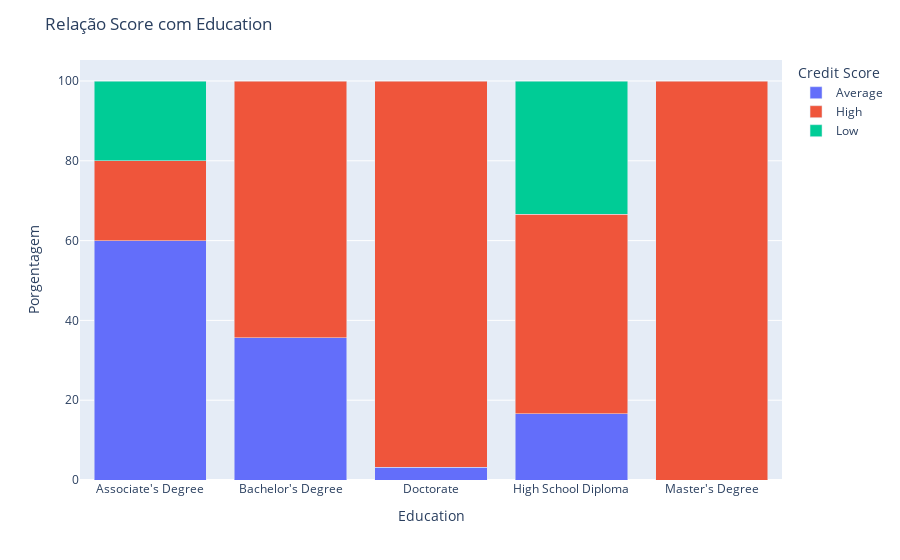

Notebook code for this chart:
### Markdown cell above
Age	Gender	Income	Education	Marital Status	Number of Children	Home Ownership	Credit Score

### Code cell
#Qual a relação entre o score de crédito e o nível de escolaridade?
df_grouped = df.groupby(['Credit Score', 'Education']).size().reset_index(name='count')
total_Educ = df_grouped.groupby('Education')['count'].transform('sum')
df_grouped['percent'] = (df_grouped['count'] / total_Educ) * 100

fig = px.bar(df_grouped, x='Education', y='percent', color='Credit Score', barmode='stack',
             labels={'Credit Score': 'Credit Score', 'percent': 'Porcentagem', 'Education': 'Education'})
fig.update_layout(title='Relação Score com Education',
                  yaxis_title='Porgentagem',
                  legend_title='Credit Score')
fig.show()

### Figure 1 — Plotly figure (JSON) as saved in the notebook; plotly's stock layout.template omitted (floating-point values rounded to 4 significant figures)
{"data": [{"alignmentgroup": "True", "hovertemplate": "Credit Score=Average<br>Education=%{x}<br>Porcentagem=%{y}<extra></extra>", "legendgroup": "Average", "marker": {"color": "#636efa", "pattern": {"shape": ""}}, "name": "Average", "offsetgroup": "Average", "orientation": "v", "showlegend": true, "textposition": "auto", "type": "bar", "x": ["Associate's Degree", "Bachelor's Degree", "Doctorate", "High School Diploma"], "xaxis": "x", "y": [60, 35.71, 3.226, 16.67], "yaxis": "y"}, {"alignmentgroup": "True", "hovertemplate": "Credit Score=High<br>Education=%{x}<br>Porcentagem=%{y}<extra></extra>", "legendgroup": "High", "marker": {"color": "#EF553B", "pattern": {"shape": ""}}, "name": "High", "offsetgroup": "High", "orientation": "v", "showlegend": true, "textposition": "auto", "type": "bar", "x": ["Associate's Degree", "Bachelor's Degree", "Doctorate", "High School Diploma", "Master's Degree"], "xaxis": "x", "y": [20, 64.29, 96.77, 50, 100], "yaxis": "y"}, {"alignmentgroup": "True", "hovertemplate": "Credit Score=Low<br>Education=%{x}<br>Porcentagem=%{y}<extra></extra>", "legendgroup": "Low", "marker": {"color": "#00cc96", "pattern": {"shape": ""}}, "name": "Low", "offsetgroup": "Low", "orientation": "v", "showlegend": true, "textposition": "auto", "type": "bar", "x": ["Associate's Degree", "High School Diploma"], "xaxis": "x", "y": [20, 33.33], "yaxis": "y"}], "layout": {"barmode": "stack", "legend": {"title": {"text": "Credit Score"}, "tracegroupgap": 0}, "margin": {"t": 60}, "title": {"text": "Relação Score com Education"}, "xaxis": {"anchor": "y", "domain": [0, 1], "title": {"text": "Education"}}, "yaxis": {"anchor": "x", "domain": [0, 1], "title": {"text": "Porgentagem"}}}}
